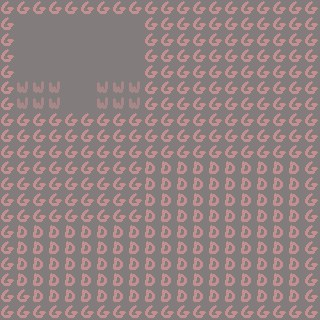

This is a level from a 2D game, rendered from its Tiled map with the project's own tilesets. A one-line summary and the map file follow, with tile-layer data summarised:
An orthogonal 20x20 tile map with 16x16 px tiles, 3 tile layers (bottom, upper, solid) and 4 objects (2x object, start, transport).

<map version="1.0" orientation="orthogonal" renderorder="right-down" width="20" height="20" tilewidth="16" tileheight="16" nextobjectid="6">
 <tileset firstgid="1" name="tile" tilewidth="16" tileheight="16">
  <image source="../images/tile.png" width="256" height="256" />
 </tileset>
 <layer name="bottom" width="20" height="20">
  <data>[400 cells, 368 non-empty, 4 distinct tile ids]</data>
 </layer>
 <layer name="upper" width="20" height="20">
  <data>[400 cells, 32 non-empty, 1 distinct tile ids]</data>
 </layer>
 <layer name="solid" width="20" height="20" opacity="0.45">
  <properties>
   <property name="hidden" value="true" />
   <property name="solid" value="true" />
  </properties>
  <data>[400 cells, 36 non-empty, 1 distinct tile ids]</data>
 </layer>
 <objectgroup name="Object Layer 1">
  <object id="1" name="start" x="80.0482" y="159.454" />
  <object id="3" name="transport" x="61.6534" y="75.6042" width="36.902" height="24.3013">
   <properties>
    <property name="world" value="home" />
   </properties>
  </object>
  <object id="4" name="object" x="184.51" y="67.5037">
   <properties>
    <property name="type" value="WateringCan" />
   </properties>
  </object>
  <object id="5" name="object" x="239.863" y="68.8538">
   <properties>
    <property name="type" value="Hoe" />
   </properties>
  </object>
 </objectgroup>
</map>